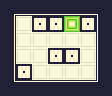

The image is a tile-based game level rendered from a .tmx file. Its description and complete source (layers, tilesets, objects, tile grids) follow:
An orthogonal 7x6 tile map with 16x16 px tiles, 1 tile layer (Default).

<map version="1.4" tiledversion="1.4.3" orientation="orthogonal" renderorder="right-down" width="7" height="6" tilewidth="16" tileheight="16" infinite="0" nextlayerid="2" nextobjectid="1">
 <tileset firstgid="1" source="BasicTileset.tsx" />
 <layer id="1" name="Default" width="7" height="6">
  <data encoding="csv">
14,12,12,12,12,12,15,
13,4,5,5,1,5,10,
13,4,4,4,4,4,10,
13,4,4,5,5,4,10,
13,5,4,4,4,4,10,
16,11,11,11,11,11,17
</data>
 </layer>
</map>
